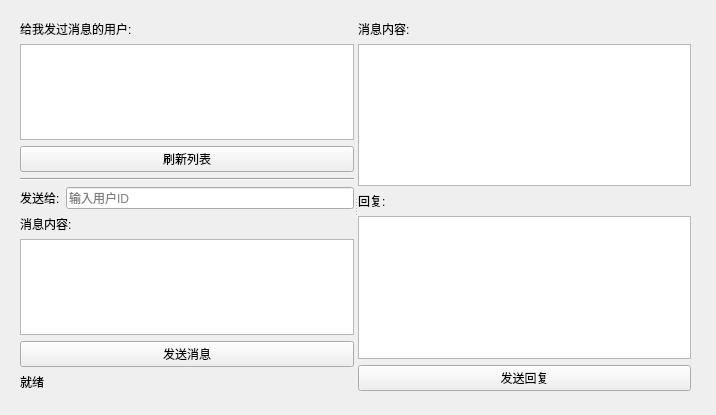
<?xml version="1.0" encoding="UTF-8"?>
<ui version="4.0">
 <class>ChatMainWindow</class>
 <widget class="QWidget" name="ChatMainWindow">
  <property name="geometry">
   <rect>
    <x>0</x>
    <y>0</y>
    <width>716</width>
    <height>415</height>
   </rect>
  </property>
  <property name="windowTitle">
   <string>消息系统</string>
  </property>
  <widget class="QSplitter" name="splitter">
   <property name="geometry">
    <rect>
     <x>20</x>
     <y>20</y>
     <width>671</width>
     <height>371</height>
    </rect>
   </property>
   <property name="orientation">
    <enum>Qt::Orientation::Horizontal</enum>
   </property>
   <widget class="QWidget" name="leftWidget">
    <layout class="QVBoxLayout" name="verticalLayout_2">
     <item>
      <widget class="QLabel" name="label">
       <property name="text">
        <string>给我发过消息的用户:</string>
       </property>
      </widget>
     </item>
     <item>
      <widget class="QListWidget" name="sendersList"/>
     </item>
     <item>
      <widget class="QPushButton" name="refreshButton">
       <property name="text">
        <string>刷新列表</string>
       </property>
      </widget>
     </item>
     <item>
      <layout class="QVBoxLayout" name="verticalLayout">
       <item>
        <widget class="QFrame" name="line">
         <property name="frameShape">
          <enum>QFrame::Shape::HLine</enum>
         </property>
         <property name="frameShadow">
          <enum>QFrame::Shadow::Sunken</enum>
         </property>
        </widget>
       </item>
       <item>
        <layout class="QHBoxLayout" name="horizontalLayout">
         <item>
          <widget class="QLabel" name="label_4">
           <property name="text">
            <string>发送给:</string>
           </property>
          </widget>
         </item>
         <item>
          <widget class="QLineEdit" name="toUserEdit">
           <property name="placeholderText">
            <string>输入用户ID</string>
           </property>
          </widget>
         </item>
        </layout>
       </item>
       <item>
        <widget class="QLabel" name="label_5">
         <property name="text">
          <string>消息内容:</string>
         </property>
        </widget>
       </item>
       <item>
        <widget class="QTextEdit" name="messageEdit"/>
       </item>
       <item>
        <widget class="QPushButton" name="sendButton">
         <property name="text">
          <string>发送消息</string>
         </property>
        </widget>
       </item>
       <item>
        <widget class="QLabel" name="statusLabel">
         <property name="text">
          <string>就绪</string>
         </property>
        </widget>
       </item>
      </layout>
     </item>
    </layout>
   </widget>
   <widget class="QWidget" name="rightWidget">
    <layout class="QVBoxLayout" name="verticalLayout_3">
     <item>
      <widget class="QLabel" name="label_2">
       <property name="text">
        <string>消息内容:</string>
       </property>
      </widget>
     </item>
     <item>
      <widget class="QTextEdit" name="messagesText"/>
     </item>
     <item>
      <widget class="QLabel" name="label_3">
       <property name="text">
        <string>回复:</string>
       </property>
      </widget>
     </item>
     <item>
      <widget class="QTextEdit" name="replyEdit">
       <property name="enabled">
        <bool>true</bool>
       </property>
      </widget>
     </item>
     <item>
      <widget class="QPushButton" name="replyButton">
       <property name="text">
        <string>发送回复</string>
       </property>
      </widget>
     </item>
    </layout>
   </widget>
  </widget>
 </widget>
 <resources/>
 <connections/>
</ui>
